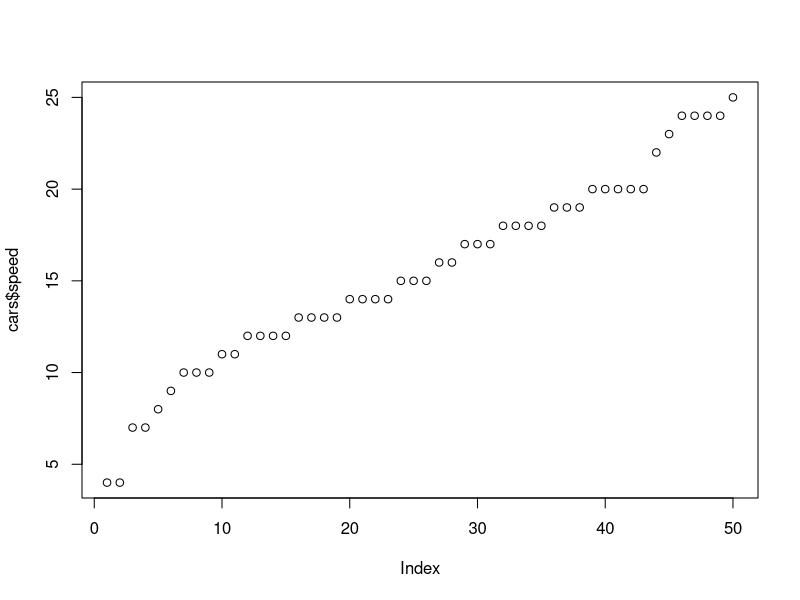

Recreate this plot in R.
## ---- chunk 1
knitr::opts_chunk$set(echo = FALSE)
## ---- chunk 2
summary(cars)
plot(cars$speed)
